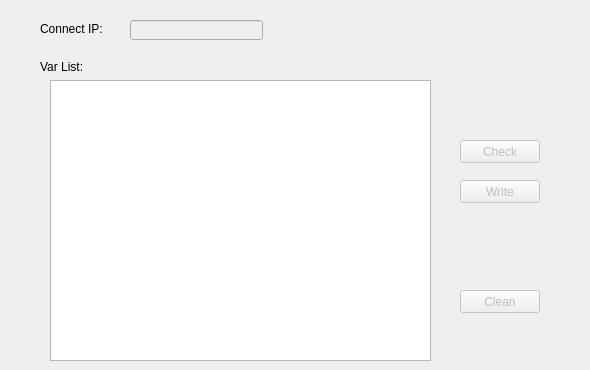
    <widget class="QWidget" name="tab_BatchWrite">
     <attribute name="title">
      <string>批量写</string>
     </attribute>
     <widget class="QPushButton" name="pushButton_batchCheck">
      <property name="enabled">
       <bool>false</bool>
      </property>
      <property name="geometry">
       <rect>
        <x>460</x>
        <y>140</y>
        <width>80</width>
        <height>23</height>
       </rect>
      </property>
      <property name="maximumSize">
       <size>
        <width>80</width>
        <height>16777215</height>
       </size>
      </property>
      <property name="text">
       <string>Check</string>
      </property>
     </widget>
     <widget class="QPushButton" name="pushButton_batchWrite">
      <property name="enabled">
       <bool>false</bool>
      </property>
      <property name="geometry">
       <rect>
        <x>460</x>
        <y>180</y>
        <width>80</width>
        <height>23</height>
       </rect>
      </property>
      <property name="maximumSize">
       <size>
        <width>80</width>
        <height>16777215</height>
       </size>
      </property>
      <property name="text">
       <string>Write</string>
      </property>
     </widget>
     <widget class="QPushButton" name="pushButton_batchClean">
      <property name="enabled">
       <bool>false</bool>
      </property>
      <property name="geometry">
       <rect>
        <x>460</x>
        <y>290</y>
        <width>80</width>
        <height>23</height>
       </rect>
      </property>
      <property name="maximumSize">
       <size>
        <width>80</width>
        <height>16777215</height>
       </size>
      </property>
      <property name="text">
       <string>Clean</string>
      </property>
     </widget>
     <widget class="QLabel" name="label_finished">
      <property name="geometry">
       <rect>
        <x>460</x>
        <y>220</y>
        <width>121</width>
        <height>51</height>
       </rect>
      </property>
      <property name="layoutDirection">
       <enum>Qt::LeftToRight</enum>
      </property>
      <property name="text">
       <string/>
      </property>
      <property name="alignment">
       <set>Qt::AlignLeading|Qt::AlignLeft|Qt::AlignTop</set>
      </property>
      <property name="wordWrap">
       <bool>true</bool>
      </property>
      <property name="textInteractionFlags">
       <set>Qt::NoTextInteraction</set>
      </property>
     </widget>
     <widget class="QLineEdit" name="lineEdit_ip_batch">
      <property name="enabled">
       <bool>false</bool>
      </property>
      <property name="geometry">
       <rect>
        <x>130</x>
        <y>20</y>
        <width>133</width>
        <height>20</height>
       </rect>
      </property>
      <property name="maximumSize">
       <size>
        <width>180</width>
        <height>16777215</height>
       </size>
      </property>
     </widget>
     <widget class="QTextEdit" name="textEdit_var_batchWrite">
      <property name="geometry">
       <rect>
        <x>50</x>
        <y>80</y>
        <width>381</width>
        <height>281</height>
       </rect>
      </property>
     </widget>
     <widget class="QLabel" name="label_39">
      <property name="geometry">
       <rect>
        <x>40</x>
        <y>20</y>
        <width>84</width>
        <height>16</height>
       </rect>
      </property>
      <property name="layoutDirection">
       <enum>Qt::LeftToRight</enum>
      </property>
      <property name="text">
       <string>Connect IP:   </string>
      </property>
      <property name="alignment">
       <set>Qt::AlignBottom|Qt::AlignLeading|Qt::AlignLeft</set>
      </property>
     </widget>
     <widget class="QLabel" name="label_40">
      <property name="geometry">
       <rect>
        <x>40</x>
        <y>60</y>
        <width>54</width>
        <height>16</height>
       </rect>
      </property>
      <property name="layoutDirection">
       <enum>Qt::LeftToRight</enum>
      </property>
      <property name="text">
       <string>Var List:</string>
      </property>
      <property name="alignment">
       <set>Qt::AlignLeading|Qt::AlignLeft|Qt::AlignTop</set>
      </property>
     </widget>
    </widget>
